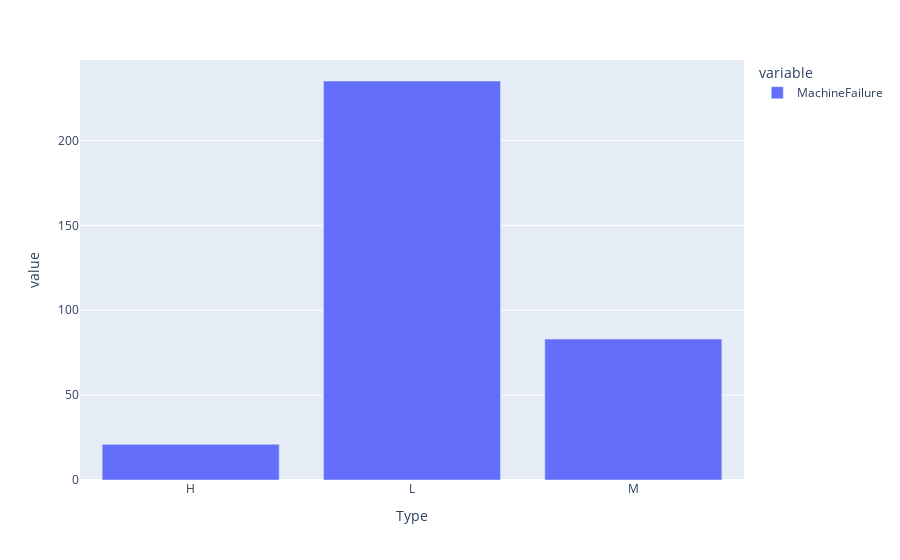

The notebook cell saved with this chart:
### Markdown cell above
machine failures by type(L,M,H)

### Code cell
types=data.groupby("Type")["MachineFailure"].sum()
px.bar(types)

### Figure 1 — Plotly figure (JSON) as saved in the notebook; plotly's stock layout.template omitted (floating-point values rounded to 4 significant figures)
{"data": [{"alignmentgroup": "True", "hovertemplate": "variable=MachineFailure<br>Type=%{x}<br>value=%{y}<extra></extra>", "legendgroup": "MachineFailure", "marker": {"color": "#636efa", "pattern": {"shape": ""}}, "name": "MachineFailure", "offsetgroup": "MachineFailure", "orientation": "v", "showlegend": true, "textposition": "auto", "type": "bar", "x": ["H", "L", "M"], "xaxis": "x", "y": [21, 235, 83], "yaxis": "y"}], "layout": {"autosize": true, "barmode": "relative", "legend": {"title": {"text": "variable"}, "tracegroupgap": 0}, "margin": {"t": 60}, "xaxis": {"anchor": "y", "autorange": true, "domain": [0, 1], "range": [-0.5, 2.5], "title": {"text": "Type"}, "type": "category"}, "yaxis": {"anchor": "x", "autorange": true, "domain": [0, 1], "range": [0, 247.4], "title": {"text": "value"}, "type": "linear"}}}
